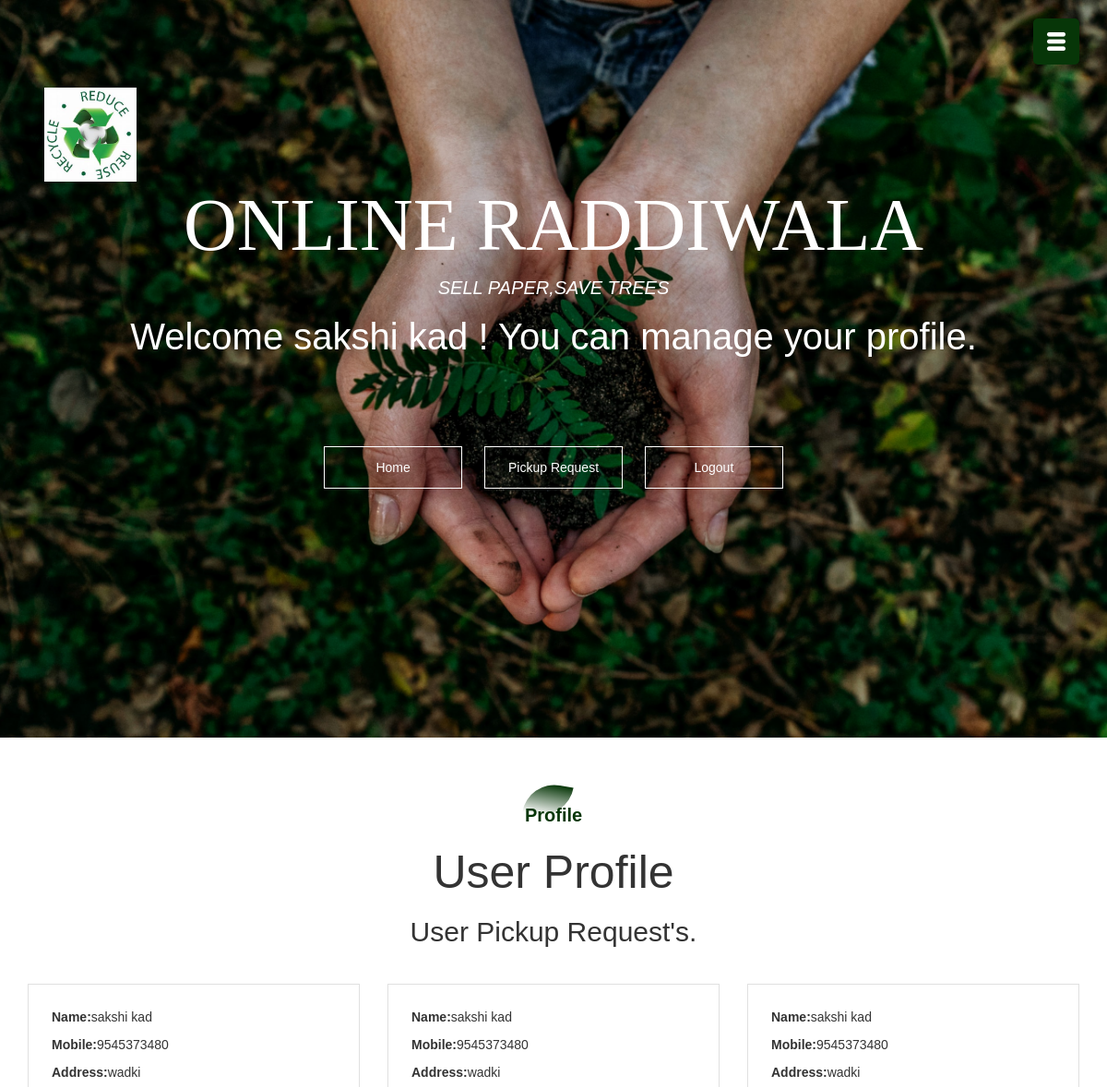
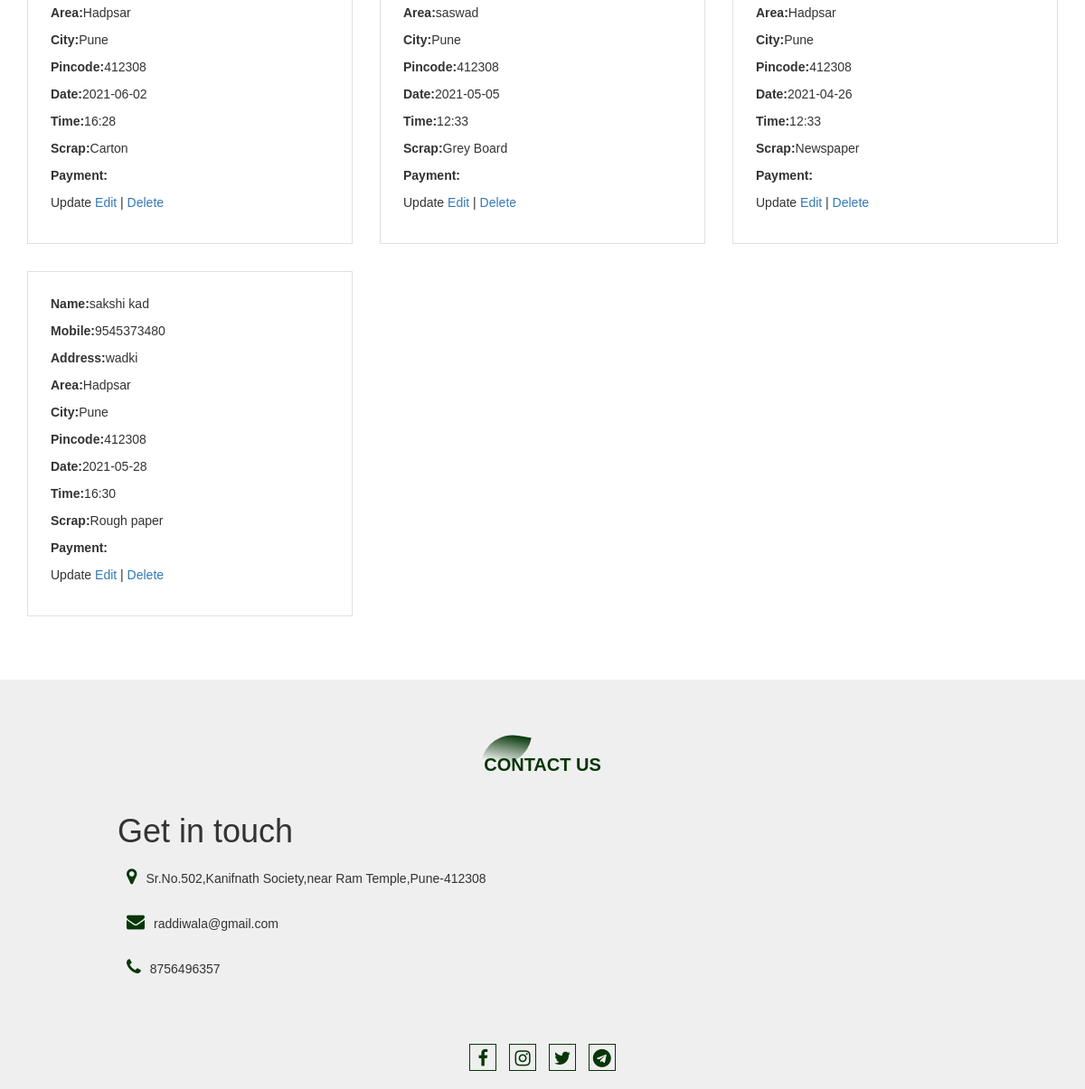
/profile.php (signed in), run on the app's committed database (2 pictures, top to bottom).
### tables this page shows
CREATE TABLE `pickup` (
  `id` int(11) NOT NULL,
  `name` varchar(250) NOT NULL,
  `phone` varchar(200) NOT NULL,
  `address` varchar(20) NOT NULL,
  `area` varchar(250) NOT NULL,
  `city` varchar(250) NOT NULL,
  `pincode` varchar(20) NOT NULL,
  `date` varchar(200) NOT NULL,
  `time` varchar(200) NOT NULL,
  `scrap` varchar(200) NOT NULL,
  `postingdate` timestamp NOT NULL DEFAULT current_timestamp() ON UPDATE current_timestamp(),
  `login_id` int(11) NOT NULL
);

### profile.php (the view, shortened to what this page needs)
<html>
    <head>
       <link rel="stylesheet" href="style.css">
       <link rel="stylesheet" type="text/css" href="bootstrap.min.css">
       <link rel="stylesheet" href="https://stackpath.bootstrapcdn.com/font-awesome/4.7.0/css/font-awesome.min.css">
    </head>
<body>
    <section id="banner">
        <img src="images/logo1.jpg" class="logo">
        <div class="banner-text">
            <h1>ONLINE RADDIWALA</h1>
            <p>SELL PAPER,SAVE TREES</p>
    <?php
    if(isset($_SESSION['valid'])) {
    ?>
        <div class="container">
       <div class="wel" style="color: #fff; font-size: 40px;"> Welcome <?php echo $_SESSION['username'] ?> ! You can manage your profile.</div> <br/>
       <div class="main-div">
    <?php
    }
    ?>
          <div class="banner-btn">
            <a href="home.php" class="banner-btn" id="button1"><span></span>Home</a>
          <a href="pickup.php" class="banner-btn" id="button1"><span></span>Pickup Request</a>
            <a href="logout.php" class="banner-btn"><span></span>Logout</a>
          </div>
        </div>
    </section>
    <div id="menubtn">
        <img src="images/menu.png" id="menu">
    </div>
    <section id="feature">
        <div class="title-text">
            <p>Profile</p>
            <h1>User Profile</h1>
        </div>
 <div class="title-text">
            <h2>User Pickup Request's.</h2>
        </div>
<?php
include_once("connection.php");
?>
<?php
    $sql = "select * from pickup WHERE login_id=".$_SESSION['id']." ";
    $result = mysqli_query($mysqli, $sql);
    if(mysqli_num_rows($result)){
    while($row = mysqli_fetch_assoc($result)){
?>
<div class="container">
<div class="row">
<div class="col-md-4">
<div class="product-item">
<div class="card-body">
<p><b>Name:</b><?php echo $row['name']; ?></p>
<p><b>Mobile:</b><?php echo $row['phone']; ?></p>
<p><b>Address:</b><?php echo $row['address']; ?></p>
<p><b>Area:</b><?php echo $row['area']; ?></p>
<p><b>City:</b><?php echo $row['city']; ?></p>
<p><b>Pincode:</b><?php echo $row['pincode']; ?></p>
<p><b>Date:</b><?php echo $row['date']; ?></p>
<p><b>Time:</b><?php echo $row['time']; ?></p>
<p><b>Scrap:</b><?php echo $row['scrap']; ?></p>
<p><b>Payment:</b><?php echo $row['payment']; ?></p>
<p> Update
    <?php echo "<a href=\"edit-pickup-request.php?id=$row[id]\">Edit</a> | <a href=\"delete-pickup-request.php?id=$row[id]\" onClick=\"return confirm('Are you sure you want to delete?')\">Delete</a>"; ?></p>
</div></div></div>
    <?php
}}
?>
</div></div>
</section>
    <section id="footer">
        <div class="title-text">
            <p>CONTACT US</p>
        </div>
        <div class="footer-row">
            <div class="footer-center">
                <h1>Get in touch</h1>
                <P><i class="fa fa-map-marker"></i>Sr.No.502,Kanifnath Society,near Ram Temple,Pune-412308</P>
                <P><i class="fa fa-envelope"></i>raddiwala@gmail.com</P>
                <P><i class="fa fa-phone"></i>8756496357</P>
            </div>
        </div>
        <div class="social-links">
            <i class="fa fa-facebook"></i>
            <i class="fa fa-instagram"></i>
            <i class="fa fa-twitter"></i>
            <i class="fa fa-telegram"></i>
        </div>
    </section>
</body>
</html>

### style.css (style rules this page uses)
* { margin:0; padding:0; font-family: 'Poppins', sans-serif; }
#banner { background:url(images/new.jpg); background-size:cover; background-position:center; height:100vh; }
.logo { width:100px; position:absolute; top:4%; left:4%; }
.banner-text { text-align:center; color:#fff; padding-top:180px; }
.banner-text h1 { font-size:80px; font-family: 'Kaushan Script',cursive; }
.banner-text p { font-size:20px; font-style:italic; }
.banner-btn { margin:70px auto 0; }
.banner-btn a { width:150px; text-decoration:none; display:inline-block; margin:0 10px; padding:12px 0; color: #fff; border:.5px solid #fff; position: relative; z-index: 1; transition: color 0.5s; }
#menubtn { width:50px; height:50px; background:#073608; text-align:center; position: fixed; right:30px; top:20px; border-radius:5px; z-index:3; cursor:pointer; }
#menubtn img { width: 20px; margin-top: 15px; }
#feature { width:100%; padding: 70px 0; }
.title-text { text-align: center; padding-bottom:70px ; }
.title-text p { margin: auto; font-size: 20px; color: #073608; font-weight: bold; position:relative; z-index: 1; display: inline-block; }
.title-text p::after { content:''; width:50px; height: 35px; background: linear-gradient(#073608,#fff); position:absolute; top:-20px; left:0; z-index:-1; transform:rotate(10deg); border-top-left-radius: 35px ; border-bottom-right-radius: 35px; }
.title-text h1 { font-size: 50px; }
#footer { padding:80px 0 20px; background:#efefef; }
.footer-row { width:80%; margin:0 auto; display:flex; justify-content:space-between; flex-wrap:wrap; }
.footer-center { flex-basis: 45%; padding:10px; margin-bottom: 15px; }
.footer-row h1 { margin:10px 0; }
.footer-row p { line-height: 35px; }
.footer-center .fa, .fa { font-size: 20px; color:#073608; margin:10px; }
.social-links { text-align: center; }
.social-links .fa { height: 30px; width:30px; font-size:20px; line-height:30px; border:1px solid #073608; margin:30px 5px 0; color: #073608; cursor: pointer; }

### profile.php (style rules this page uses)
.product-item { float: left; background: #ffffff; margin: 30px 30px 0px 0px; border: #E0E0E0 1px solid; width: 100%; }
.card-body { padding: 25px 25px; }
.title-text { text-align: center; padding-bottom: 0px; }

### data on the page
pickup: name "sakshi kad", phone "9545373480", address "wadki", area "Hadpsar", city "Pune", pincode "412308", date "2021-06-02", time "16:28", scrap "Carton"
pickup: name "sakshi kad", phone "9545373480", address "wadki", area "saswad", city "Pune", pincode "412308", date "2021-05-05", time "12:33", scrap "Grey Board"
pickup: name "sakshi kad", phone "9545373480", address "wadki", area "Hadpsar", city "Pune", pincode "412308", date "2021-04-26", time "12:33", scrap "Newspaper"
pickup: name "sakshi kad", phone "9545373480", address "wadki", area "Hadpsar", city "Pune", pincode "412308", date "2021-05-28", time "16:30", scrap "Rough paper"

### other printed values
$_SESSION['username'] "sakshi kad"
